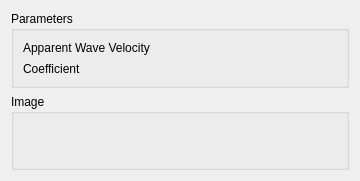
<?xml version="1.0" encoding="UTF-8"?>
<ui version="4.0">
 <class>SeismicLabGui::DlgWavePassageEffect</class>
 <widget class="QWidget" name="SeismicLabGui::DlgWavePassageEffect">
  <property name="geometry">
   <rect>
    <x>0</x>
    <y>0</y>
    <width>360</width>
    <height>181</height>
   </rect>
  </property>
  <property name="windowTitle">
   <string>Feature Parameters</string>
  </property>
  <property name="sizeGripEnabled" stdset="0">
   <bool>true</bool>
  </property>
  <layout class="QGridLayout" name="gridLayout">
   <item row="0" column="0">
    <widget class="QGroupBox" name="GroupBox5_3">
     <property name="title">
      <string>Parameters</string>
     </property>
     <layout class="QGridLayout" name="_3">
      <property name="leftMargin">
       <number>9</number>
      </property>
      <property name="topMargin">
       <number>9</number>
      </property>
      <property name="rightMargin">
       <number>9</number>
      </property>
      <property name="bottomMargin">
       <number>9</number>
      </property>
      <property name="spacing">
       <number>6</number>
      </property>
      <item row="1" column="0">
       <layout class="QHBoxLayout" name="horizontalLayout" stretch="0,0">
        <item>
         <widget class="QLabel" name="label">
          <property name="text">
           <string>Apparent Wave Velocity</string>
          </property>
         </widget>
        </item>
        <item>
         <widget class="Gui::QuantitySpinBox" name="doubleSpinBox_ApparentWaveVelocity" native="true">
          <property name="keyboardTracking" stdset="0">
           <bool>false</bool>
          </property>
         </widget>
        </item>
       </layout>
      </item>
      <item row="2" column="0">
       <layout class="QHBoxLayout" name="horizontalLayout_3" stretch="0,0">
        <item>
         <widget class="QLabel" name="label_3">
          <property name="text">
           <string>Coefficient</string>
          </property>
         </widget>
        </item>
        <item>
         <widget class="Gui::QuantitySpinBox" name="doubleSpinBox_Coefficient" native="true">
          <property name="keyboardTracking" stdset="0">
           <bool>false</bool>
          </property>
         </widget>
        </item>
       </layout>
      </item>
     </layout>
    </widget>
   </item>
   <item row="1" column="0">
    <widget class="QGroupBox" name="GroupBox5_5">
     <property name="title">
      <string>Image</string>
     </property>
     <layout class="QGridLayout" name="_6">
      <property name="leftMargin">
       <number>9</number>
      </property>
      <property name="topMargin">
       <number>9</number>
      </property>
      <property name="rightMargin">
       <number>9</number>
      </property>
      <property name="bottomMargin">
       <number>9</number>
      </property>
      <property name="spacing">
       <number>6</number>
      </property>
      <item row="1" column="0">
       <layout class="QHBoxLayout" name="horizontalLayout_9" stretch="0">
        <item>
         <widget class="QLabel" name="label_Image">
          <property name="text">
           <string/>
          </property>
         </widget>
        </item>
       </layout>
      </item>
     </layout>
    </widget>
   </item>
  </layout>
 </widget>
 <customwidgets>
  <customwidget>
   <class>Gui::QuantitySpinBox</class>
   <extends>QWidget</extends>
   <header>Gui/QuantitySpinBox.h</header>
  </customwidget>
 </customwidgets>
 <resources/>
 <connections/>
</ui>
